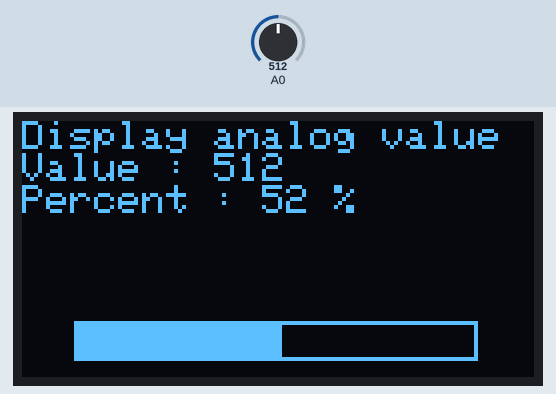
Recording of a sketch running on a simulated Arduino Uno, built with avr-gcc and run on an emulated ATmega328P. Parts: 128×64 one-colour display. The inputs (shaded band) are chosen by the test bench; at power-on: A0 = 512.

Above: at 1.2 s.
1.3 s: A0 set to 716
At 2.1 s:
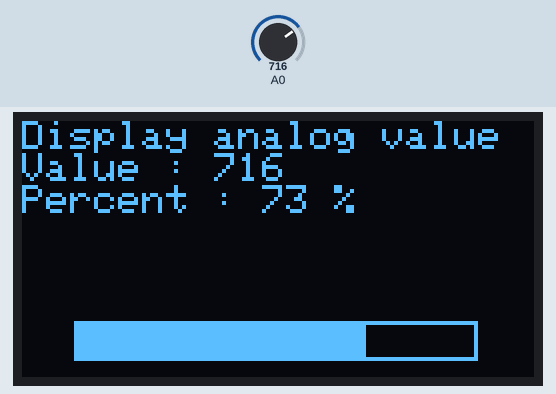
2.8 s: A0 set to 900
At 3.1 s:
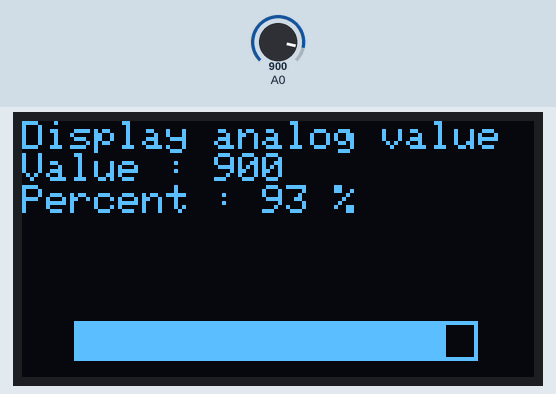
4.3 s: A0 set to 1023
At 5.6 s:
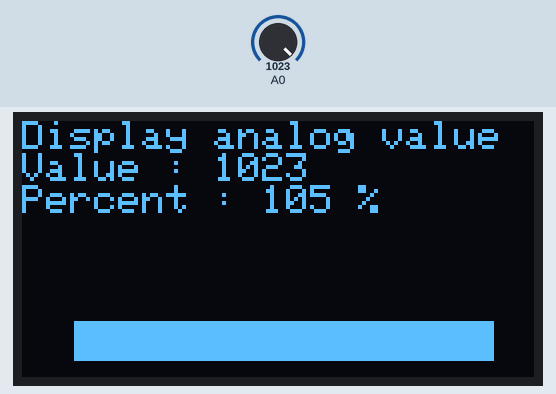
Timing chart, 0 to 7.3 s (numbered marks = the images above; inputs shaded):
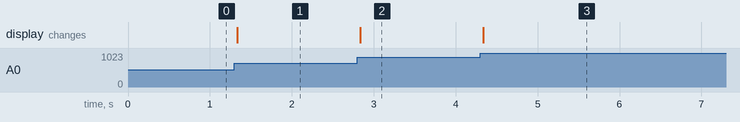

The sketch:

L08-OLED_Analog.ino
```cpp
#include <Adafruit_SSD1306.h>
#include <Adafruit_GFX.h>
#include <Wire.h>

#define OLED_RESET  -1

Adafruit_SSD1306 display(OLED_RESET);

void setup() {
  pinMode(A0,INPUT);
  display.begin(SSD1306_SWITCHCAPVCC,0x3C);
  display.clearDisplay();
  display.setTextSize(1);
  display.setTextColor(WHITE);
}

void loop() {
  int value,percentValue;
  value = analogRead(A0);
  percentValue = map(value,7,967,0,100);
  display.setCursor(0, 0);
  display.println("Display analog value");
  display.print("Value : ");
  display.println(value);
  display.print("Percent : ");
  display.print(percentValue);
  display.print(" %");
  display.drawRect(13,50,101,10,WHITE);
  display.fillRect(13,50,percentValue,10,WHITE);
  display.display();
  display.clearDisplay();
}
```

Measured:
- after the input at 1.3 s, the display: changes at once (image 1)
- after the input at 2.8 s, the display: changes at once (image 2)
- after the input at 4.3 s, the display: changes at once (image 3)
